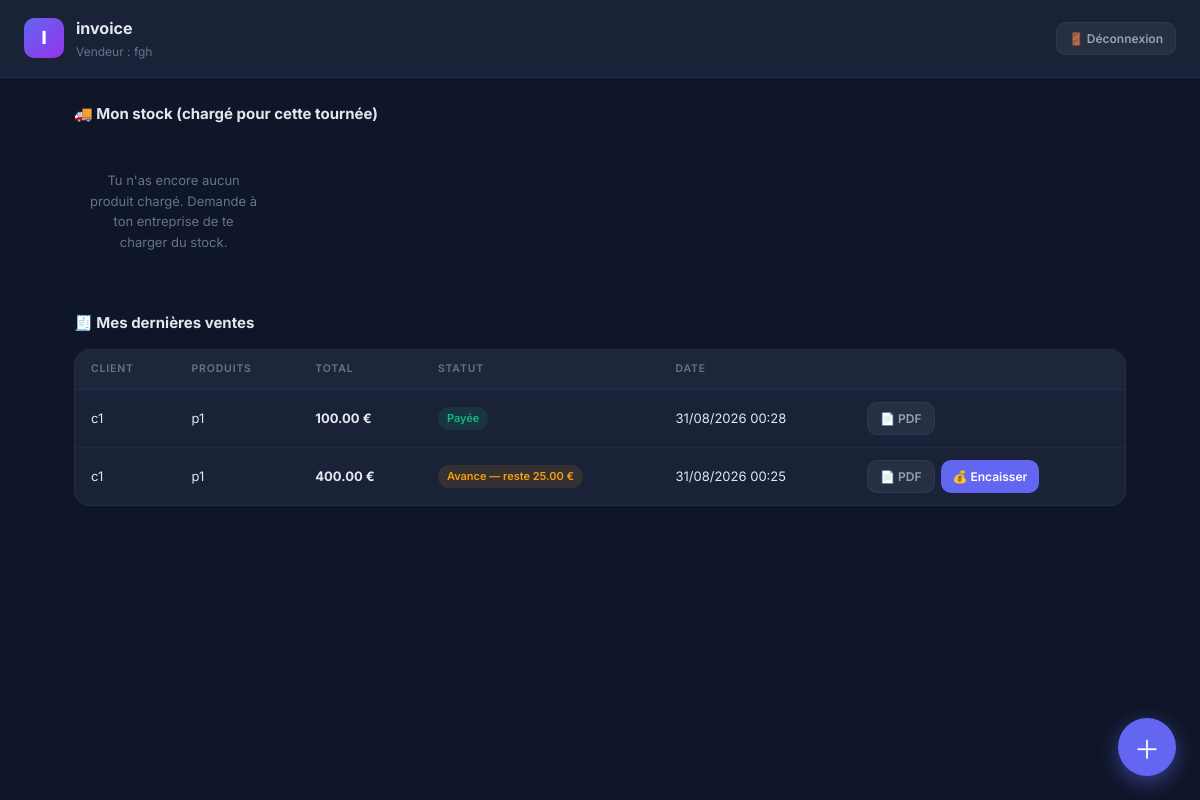
/vendeur/ (signed in), run on an earlier commit of the app's database.
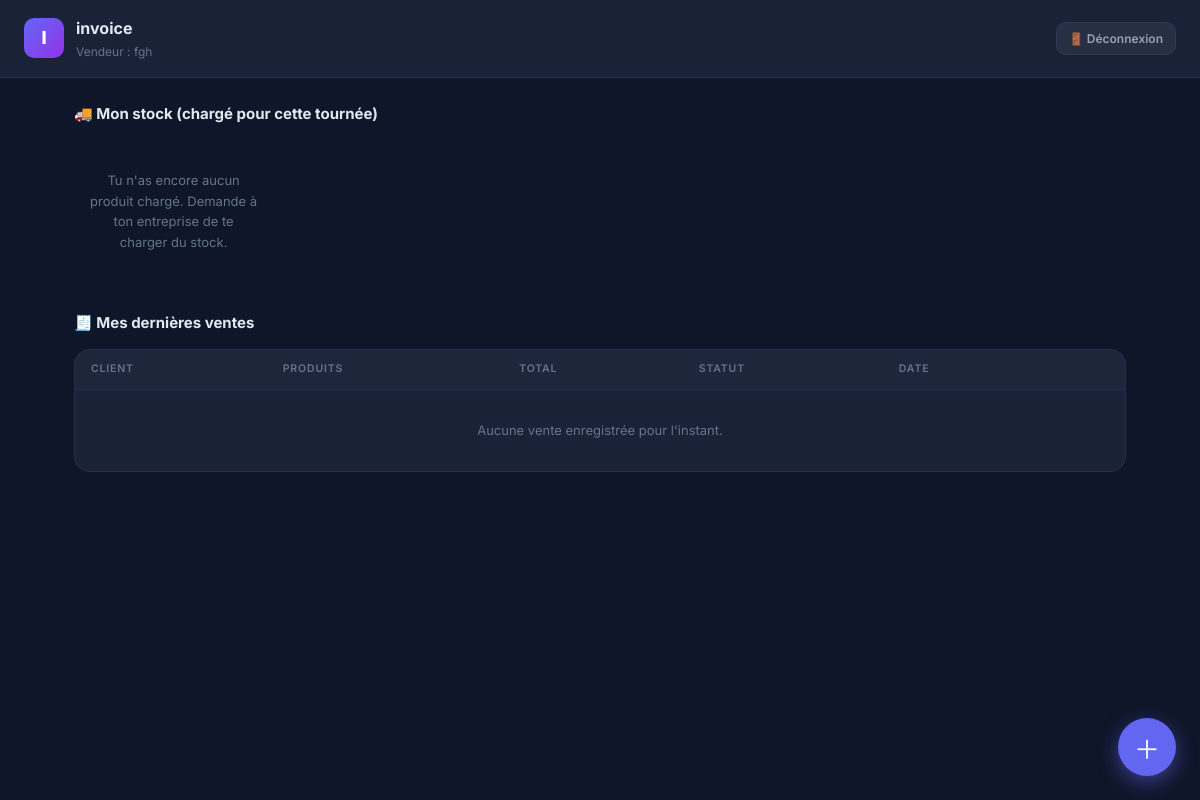
And on a later commit of the database.
### InvoiceApp/models.py (models this page shows, shortened)
class Sale(models.Model):
    company = models.ForeignKey(User, on_delete=models.CASCADE, related_name='sales', verbose_name="Entreprise")
    client = models.ForeignKey(Client, on_delete=models.CASCADE, related_name='sales', verbose_name="Client")
    agent = models.ForeignKey(Agent, on_delete=models.SET_NULL, null=True, blank=True, related_name='sales', verbose_name="Agent")
    product = models.ForeignKey(Product, on_delete=models.CASCADE, related_name='sales', verbose_name="Produit", null=True, blank=True)
    quantity = models.PositiveIntegerField(default=0, verbose_name="Quantité")
    unit_price = models.DecimalField(max_digits=10, decimal_places=2, default=Decimal('0.00'), verbose_name="Prix unitaire")
    total_price = models.DecimalField(max_digits=10, decimal_places=2, default=Decimal('0.00'), verbose_name="Prix total")
    currency = models.CharField(max_length=3, choices=Product.CURRENCY_CHOICES, default='EUR', verbose_name="Devise")
    date = models.DateTimeField(auto_now_add=True, verbose_name="Date")
    @property
    def item_names(self):
        names = [item.product.name for item in self.sale_items.all() if item.product]
        return ', '.join(names)
    @property
    def formatted_total_price(self):
        symbols = {'EUR': '€', 'USD': '$', 'XOF': 'FCFA'}
        symbol = symbols.get(self.currency, self.currency)
        amount = f"{self.total_price:,.0f}".replace(',', ' ') if self.currency == 'XOF' else f"{self.total_price:,.2f}".replace(',', ' ')
        return f"{symbol}{amount}" if self.currency == 'USD' else f"{amount} {symbol}"
    class Meta:
        verbose_name = "Vente"
        verbose_name_plural = "Ventes"
        ordering = ['-date']

class Client(models.Model):
    company = models.ForeignKey(User, on_delete=models.CASCADE, related_name='clients', verbose_name="Entreprise")
    name = models.CharField(max_length=255, verbose_name="Nom du client")
    shop_name = models.CharField(max_length=255, blank=True, verbose_name="Nom du magasin")
    email = models.EmailField(blank=True, verbose_name="Email")
    phone = models.CharField(max_length=20, blank=True, verbose_name="Téléphone")
    address = models.TextField(blank=True, verbose_name="Adresse")
    created_at = models.DateTimeField(auto_now_add=True, verbose_name="Date de création")
    class Meta:
        verbose_name = "Client"
        verbose_name_plural = "Clients"
        ordering = ['-created_at']

class SaleItem(models.Model):
    sale = models.ForeignKey(Sale, on_delete=models.CASCADE, related_name='sale_items', verbose_name="Vente")
    product = models.ForeignKey(Product, on_delete=models.CASCADE, related_name='sale_items', verbose_name="Produit")
    quantity = models.PositiveIntegerField(default=1, verbose_name="Quantité")
    unit_price = models.DecimalField(max_digits=10, decimal_places=2, default=Decimal('0.00'), verbose_name="Prix unitaire")
    total_price = models.DecimalField(max_digits=10, decimal_places=2, default=Decimal('0.00'), verbose_name="Prix total")
    currency = models.CharField(max_length=3, choices=Product.CURRENCY_CHOICES, default='EUR', verbose_name="Devise")
    class Meta:
        verbose_name = "Ligne de vente"
        verbose_name_plural = "Lignes de vente"

class Product(models.Model):
    CURRENCY_CHOICES = CURRENCY_CHOICES
    company = models.ForeignKey(User, on_delete=models.CASCADE, related_name='products', verbose_name="Entreprise")
    image = models.ImageField(upload_to="product_images/", blank=True, null=True, verbose_name="Image du produit")
    name = models.CharField(max_length=255, verbose_name="Nom du produit")
    description = models.TextField(blank=True, verbose_name="Description")
    price = models.DecimalField(max_digits=10, decimal_places=2, verbose_name="Prix")
    currency = models.CharField(max_length=3, choices=CURRENCY_CHOICES, default='EUR', verbose_name="Devise")
    stock_quantity = models.PositiveIntegerField(default=0, verbose_name="Quantité en stock")
    created_at = models.DateTimeField(auto_now_add=True, verbose_name="Date de création")
    class Meta:
        verbose_name = "Produit"
        verbose_name_plural = "Produits"
        ordering = ['-created_at']

class Invoice(models.Model):
    company = models.ForeignKey(User, on_delete=models.CASCADE, related_name='invoices', verbose_name="Entreprise")
    sale = models.OneToOneField(Sale, on_delete=models.CASCADE, related_name='invoice', verbose_name="Vente associée")
    invoice_number = models.CharField(max_length=50, verbose_name="Numéro de facture")
    issued_date = models.DateTimeField(auto_now_add=True, verbose_name="Date d'émission")
    due_date = models.DateField(verbose_name="Date d'échéance")
    amount_paid = models.DecimalField(max_digits=10, decimal_places=2, default=Decimal('0.00'), verbose_name="Montant déjà payé")
    status = models.CharField(max_length=20, choices=[
        ('pending', 'En attente (crédit)'),
        ('partial', 'Paiement partiel'),
        ('paid', 'Payée'),
        ('overdue', 'En retard')
    ], default='pending', verbose_name="Statut")
    @property
    def balance_due(self):
        total = self.sale.total_price if self.sale else Decimal('0.00')
        remaining = total - self.amount_paid
        return remaining if remaining > 0 else Decimal('0.00')
    @property
    def formatted_balance_due(self):
        return self._format_money(self.balance_due)
    def _format_money(self, value):
        currency = self.sale.currency if self.sale else 'EUR'
        symbols = {'EUR': '€', 'USD': '$', 'XOF': 'FCFA'}
        symbol = symbols.get(currency, currency)
        amount = f"{value:,.0f}".replace(',', ' ') if currency == 'XOF' else f"{value:,.2f}".replace(',', ' ')
        return f"{symbol}{amount}" if currency == 'USD' else f"{amount} {symbol}"
    class Meta:
        verbose_name = "Facture"
        verbose_name_plural = "Factures"
        unique_together = ('company', 'invoice_number')
        ordering = ['-issued_date']

### InvoiceApp/views/vendor.py (the view)
# urls.py: path('vendeur/', invoice_views.vendor_dashboard, name='vendor_dashboard'),
@agent_login_required
def vendor_dashboard(request):
    agent = request.agent
    agent_stocks = AgentStock.objects.filter(agent=agent, quantity__gt=0).select_related('product').order_by('product__name')
    clients = Client.objects.filter(company=agent.company)
    recent_sales = Sale.objects.filter(company=agent.company, agent=agent).select_related('invoice', 'client').order_by('-date')[:15]
    context = {
        'agent': agent,
        'company_name': agent.company.company_name,
        'company_logo_url': agent.company.logo.url if agent.company.logo else None,
        'agent_stocks': agent_stocks,
        'clients': clients,
        'sales': recent_sales,
    }
    return render(request, 'vendor_dashboard.html', context)

### InvoiceApp/context_processors.py (called while the page is built, shortened)
def subscription_context(request):
    user = getattr(request, 'user', None)
    if not user or not user.is_authenticated:
        return {}

### InvoiceApp/models.py (called while the page is built)
    @property
    def promo_active_until(self):
        latest = self.company.promo_redemptions.order_by('-expires_at').first()
        return latest.expires_at if latest else None

    @property
    def status(self):
        now = timezone.now()
        if self.active_until and self.active_until >= now:
            return 'active'
        promo_until = self.promo_active_until
        if promo_until and promo_until >= now:
            return 'promo'
        if self.trial_end_date and self.trial_end_date >= now:
            return 'trial'
        return 'expired'

    @property
    def is_blocked(self):
        return self.status == 'expired'

### InvoiceApp/templates/vendor_dashboard.html (shortened to what the changed rows need)
<!DOCTYPE html>
<html lang="fr">
<head>
</head>
<body>
<main class="content">
    <div class="table-card">
        <div class="table-wrap">
            <table>
                <thead>
                    <tr>
                        <th>Client</th>
                        <th>Produits</th>
                        <th>Total</th>
                        <th>Statut</th>
                        <th>Date</th>
                        <th></th>
                    </tr>
                </thead>
                <tbody>
                    {% for sale in sales %}
                    <tr>
                        <td>{{ sale.client.name }}</td>
                        <td>{{ sale.item_names }}</td>
                        <td><strong>{{ sale.formatted_total_price }}</strong></td>
                        <td>
                            {% if sale.invoice %}
                                {% if sale.invoice.status == 'paid' %}
                                <span class="status-badge status-paid">Payée</span>
                                {% elif sale.invoice.status == 'partial' %}
                                <span class="status-badge status-partial">Avance — reste {{ sale.invoice.formatted_balance_due }}</span>
                                {% elif sale.invoice.status == 'overdue' %}
                                <span class="status-badge status-overdue">En retard — {{ sale.invoice.formatted_balance_due }}</span>
                                {% else %}
                                <span class="status-badge status-pending">Crédit — {{ sale.invoice.formatted_balance_due }}</span>
                                {% endif %}
                            {% endif %}
                        </td>
                        <td>{{ sale.date|date:"d/m/Y H:i" }}</td>
                        <td style="display:flex; gap:6px; flex-wrap:wrap;">
                            {% if sale.invoice %}
                            <a href="{% url 'vendor_invoice_pdf' sale.invoice.id %}" target="_blank" class="btn btn-ghost btn-sm">📄 PDF</a>
                            {% if sale.invoice.balance_due > 0 %}
                            <button type="button" class="btn btn-primary btn-sm" onclick="openPaymentModal('{{ sale.invoice.id }}', '{{ sale.client.name|escapejs }}', '{{ sale.invoice.formatted_balance_due|escapejs }}')">💰 Encaisser</button>
                            {% endif %}
                            {% endif %}
                        </td>
                    </tr>
                    {% empty %}
                    <tr><td colspan="6" class="empty-state">Aucune vente enregistrée pour l'instant.</td></tr>
                    {% endfor %}
                </tbody>
            </table>
        </div>
    </div>
</main>
</body>
</html>

What changed in the data, as far as the page shows it:
removed Sale: client.name "c1", item_names "p1", formatted_total_price "100.00 €", shows "Payée", date "31/08/2026 00:28", shows "📄 PDF"
removed Sale: client.name "c1", item_names "p1", formatted_total_price "400.00 €", invoice.formatted_balance_due "25.00 €", date "31/08/2026 00:25"
Also different on the page:
text now shown: "Aucune vente enregistrée pour l'instant."
